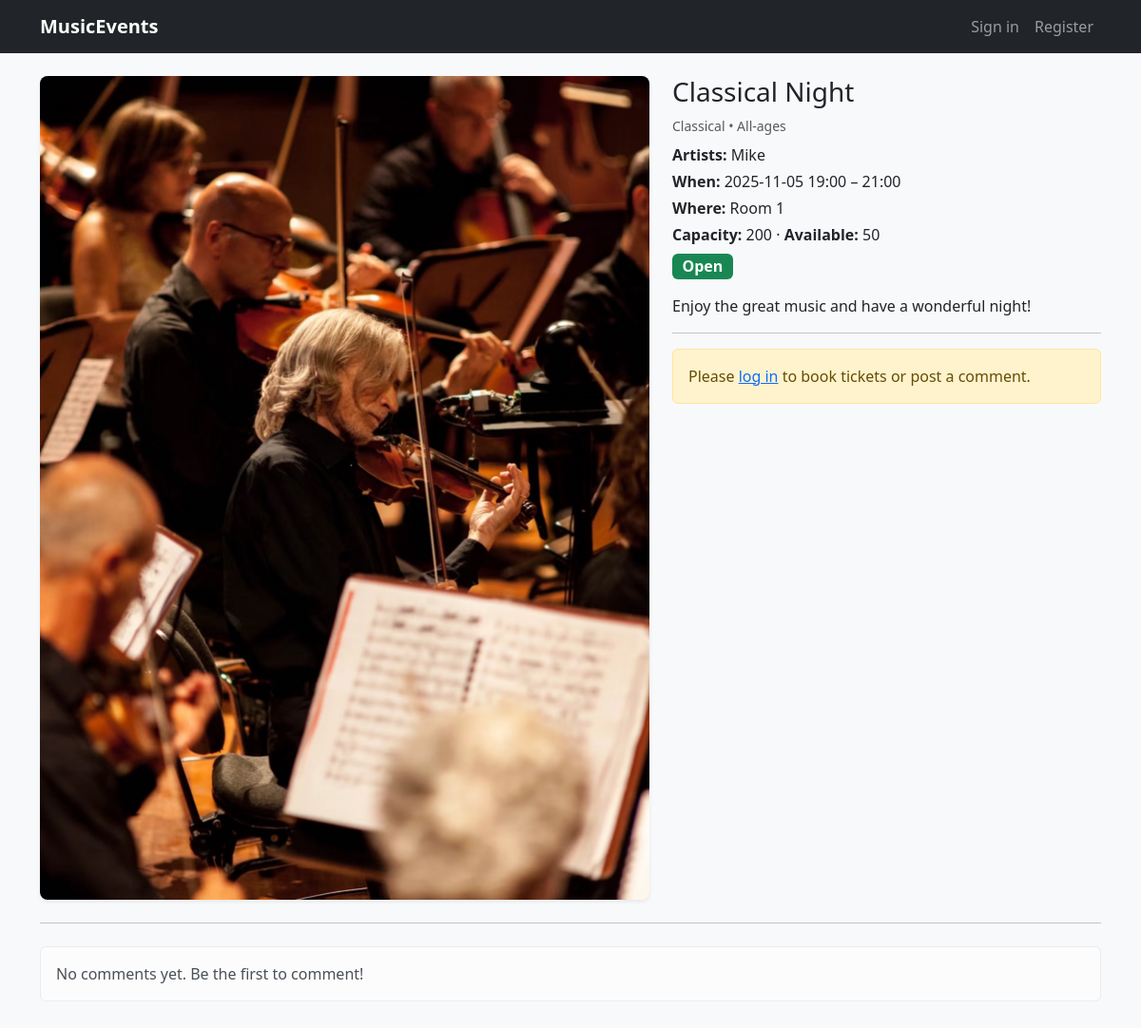
Screenshot of /event/1 with the database file from the repository.
### models.py (models this page shows)
class Event(db.Model):
    __tablename__ = "events"
    id = db.Column(db.Integer, primary_key=True)
    title = db.Column(db.String(160), nullable=False)
    category = db.Column(db.String(40), nullable=False)
    artist_names = db.Column(db.String(160), nullable=False)
    venue = db.Column(db.String(160), nullable=False)
    date = db.Column(db.Date, nullable=False)
    start_time = db.Column(db.Time, nullable=False)
    end_time = db.Column(db.Time, nullable=False)
    capacity = db.Column(db.Integer, nullable=False)
    tickets_available = db.Column(db.Integer, nullable=False)
    image_url = db.Column(db.Text, default="")
    description = db.Column(db.Text, default="")
    age_restriction = db.Column(db.String(20), default="")
    status = db.Column(SAEnum(EventStatus), default=EventStatus.OPEN, nullable=False)
    created_by = db.Column(db.Integer, db.ForeignKey("users.id"), nullable=True)
    comments = db.relationship("Comment", backref="event", lazy=True)

### app.py (the view, shortened to what this page needs)
@app.route("/event/<int:event_id>", methods=["GET", "POST"])
def event_detail(event_id):
    ev = Event.query.get_or_404(event_id)
    book_form = BookingForm()
    comment_form = CommentForm()
    comments = Comment.query.filter_by(event_id=ev.id).order_by(Comment.posted_at.desc()).all()
    return render_template("event_detail.html", ev=ev, book_form=book_form, comment_form=comment_form, comments=comments, is_owner=is_owner(ev))

### app.py (called while the page is built)
@app.context_processor
def inject_user():
    user_id = session.get('user_id')
    if user_id:
        user = User.query.get(user_id)
        return dict(user=user)
    return dict(user=None)

def is_owner(event):
    user_id = session.get('user_id')
    return user_id and event.created_by == user_id

### templates/event_detail.html (shortened to what this page needs)
{% extends "base.html" %}
{% block content %}
<div class="row g-4">
  <div class="col-12 col-lg-7">
    <img src="{{ ev.image_url or url_for('static', filename='img/default.jpg') }}" alt="{{ ev.title }}" class="img-fluid rounded-3 shadow-sm">
  </div>
  <div class="col-12 col-lg-5">
    <h1 class="h3">{{ ev.title }}</h1>
    <div class="small text-muted mb-2">{{ ev.category }} • {{ ev.age_restriction }}</div>
    <p class="mb-1"><strong>Artists:</strong> {{ ev.artist_names }}</p>
    <p class="mb-1"><strong>When:</strong> {{ ev.date.strftime('%Y-%m-%d') }} {{ ev.start_time.strftime('%H:%M') }} – {{ ev.end_time.strftime('%H:%M') }}</p>
    <p class="mb-1"><strong>Where:</strong> {{ ev.venue }}</p>
    <p class="mb-1"><strong>Capacity:</strong> {{ ev.capacity }} · <strong>Available:</strong> {{ ev.tickets_available }}</p>
    <div class="mt-2">
      <span class="badge fs-6
        {% if ev.status.name == 'OPEN' %} bg-success
        {% elif ev.status.name == 'CANCELLED' %} bg-danger
        {% elif ev.status.name == 'SOLDOUT' %} bg-warning text-dark
        {% else %} bg-secondary
        {% endif %}">
        {{ ev.status.value }}
      </span>
    </div>
    <p class="mt-3">{{ ev.description }}</p>
    <hr />
    {% if is_owner %}
      <div class="alert alert-info d-flex justify-content-between align-items-center mt-3">
        <span>You are the creator of this event.</span>
        <a href="{{ url_for('edit_event', event_id=ev.id) }}" class="btn btn-primary btn-sm">Edit Event</a>
      </div>
    {% elif not user %}
      <div class="alert alert-warning">Please <a href="{{ url_for('login', next=request.url) }}">log in</a> to book tickets or post a comment.</div>
    {% endif %}
  </div>
</div>
<hr class="my-4" />
<div class="vstack gap-3">
  {% for c in comments %}
  <div class="border rounded-3 p-3">
    <div class="d-flex justify-content-between small text-muted mb-1">
      <strong>{{ c.author_name or 'Anonymous' }}</strong>
      <time>{{ c.posted_at.strftime('%Y-%m-%d %H:%M') }}</time>
    </div>
    <p class="mb-0">{{ c.content }}</p>
  </div>
  {% else %}
  <div class="alert alert-light">No comments yet. Be the first to comment!</div>
  {% endfor %}
</div>
{% endblock %}

### templates/base.html (shortened to what this page needs)
<!doctype html>
<html lang="en">
<head>
  <link href="https://cdn.jsdelivr.net/npm/bootstrap@5.3.3/dist/css/bootstrap.min.css" rel="stylesheet"/>
  <link rel="stylesheet" href="{{ url_for('static', filename='styles.css') }}"/>
</head>
<body>
<nav class="navbar navbar-expand-lg navbar-dark bg-dark">
  <div class="container">
    <a class="navbar-brand fw-semibold" href="{{ url_for('index') }}">MusicEvents</a>
    <div class="collapse navbar-collapse" id="navbarsExample">
      <ul class="navbar-nav ms-auto mb-2 mb-lg-0">
        {% if user %}
          <li class="nav-item"><a class="nav-link" href="{{ url_for('create_event') }}">Create</a></li>
          <li class="nav-item"><a class="nav-link" href="{{ url_for('my_events') }}">My Events</a></li>
          <li class="nav-item"><a class="nav-link" href="{{ url_for('history') }}">My Orders</a></li>
          <li class="nav-item"><a class="nav-link" href="{{ url_for('logout') }}">Sign out ({{ user.first_name }})</a></li>
        {% else %}
          <li class="nav-item"><a class="nav-link" href="{{ url_for('login') }}">Sign in</a></li>
          <li class="nav-item"><a class="nav-link" href="{{ url_for('register') }}">Register</a></li>
        {% endif %}
      </ul>
    </div>
  </div>
</nav>
<main class="container py-4">
  {% block content %}{% endblock %}
</main>
</body>
</html>

### static/styles.css (style rules this page uses)
body { background-color: #f8f9fb; }

### rows the page displays
Event: image_url (picture), title "Classical Night", category "Classical", age_restriction "All-ages", artist_names "Mike", date "2025-11-05", start_time "19:00", end_time "21:00", venue "Room 1", capacity "200", tickets_available "50", status.value "Open", description "Enjoy the great music and have a wonderful night!"
